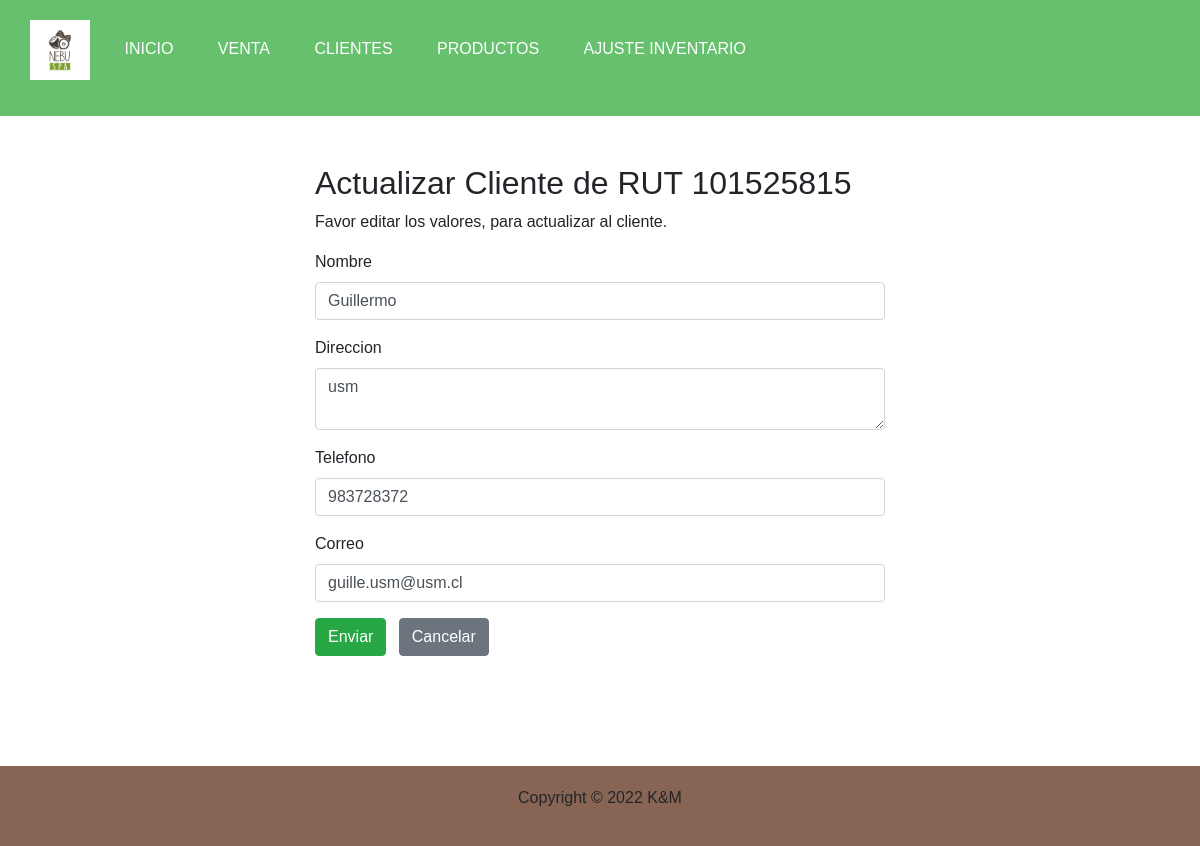
Screenshot of /update.php?rut_cliente=101525815 with the database file from the repository.
### tables this page shows
CREATE TABLE `cliente` (
  `rut_cliente` varchar(9) NOT NULL,
  `nombre` varchar(50) NOT NULL,
  `direccion` varchar(100) DEFAULT NULL,
  `telefono` varchar(15) DEFAULT NULL,
  `estado` tinyint(1) NOT NULL DEFAULT 1,
  `correo` varchar(100) DEFAULT NULL
);

### update.php (the view, shortened to what this page needs)
<?php
require_once "config.php";
$nombre = $direccion = $telefono = $correo = "";
$nombre_err = $direccion_err = $telefono_err = $correo_err = "";
if(isset($_POST["rut_cliente"]) && !empty($_POST["rut_cliente"])){
  $rut_cliente = $_POST["rut_cliente"];
  $input_nombre = trim($_POST["nombre"]);
  if(empty($input_nombre)){
    $nombre_err = "Favor ingresar nombre.";
  } elseif(!filter_var($input_nombre, FILTER_VALIDATE_REGEXP, array("options"=>array("regexp"=>"/^[a-zA-Z áéíóúÁÉÍÓÚñÑ\s]+$/")))){
    $nombre_err = "Favor ingresar nombre válido.";
  } else{
    $nombre = $input_nombre;
  }
  $direccion = trim($_POST["direccion"]);
  $telefono = trim($_POST["telefono"]);
  $correo = trim($_POST["correo"]);
  if(empty($nombre_err)  && empty($estado_err)){
    $sql = "UPDATE cliente SET nombre=?, direccion=?, telefono = ?, correo = ? WHERE
    rut_cliente=?";
    if($stmt = mysqli_prepare($link, $sql)){
      mysqli_stmt_bind_param($stmt, "sssss", $param_nombre,
      $param_direccion, $param_telefono, $param_correo, $param_rut_cliente);
      $param_nombre = $nombre;
      $param_direccion = $direccion;
      $param_rut_cliente = $rut_cliente;
      $param_telefono = $telefono;
      $param_correo = $correo;
      if(mysqli_stmt_execute($stmt)){
        header("location: cliente.php");
        exit();
      } else{
        echo "OH NO! ALGO SALIÓ MAL. VUELVA A INTENTAR MÁS TARDE.";
      }
    }
    mysqli_stmt_close($stmt);
  }
  mysqli_close($link);
  } else{
    if(isset($_GET["rut_cliente"]) && !empty(trim($_GET["rut_cliente"]))){
      $sql = "SELECT * FROM cliente WHERE rut_cliente = ?";
      if($stmt = mysqli_prepare($link, $sql)){
        mysqli_stmt_bind_param($stmt, "i", $param_rut_cliente);
        if(mysqli_stmt_execute($stmt)){
          $result = mysqli_stmt_get_result($stmt);
          if(mysqli_num_rows($result) == 1){
            $row = mysqli_fetch_array($result, MYSQLI_ASSOC);
            $nombre = $row["nombre"];
            $direccion = $row["direccion"];
            $telefono = $row["telefono"];
            $correo = $row["correo"];
          } else{
            header("location: error.php");
            exit();
          }
        } else{
          echo "OH NO! ALGO SALIÓ MAL. VUELVA A INTENTAR MÁS TARDE.";
        }
      }
    } else{
      header("location: error.php");
      exit();
    }
}
?>
<!DOCTYPE html>
<html lang="en">
<head>
<link rel="stylesheet" href="https://stackpath.bootstrapcdn.com/bootstrap/4.5.2/css/bootstrap.min.css">
</head>
<body>
  <?php require 'header.php'; ?>
<div class="wrapper">
<div class="container-fluid">
<div class="row">
<div class="col-md-12">
<h2 class="mt-5">Actualizar Cliente de RUT <?php echo $_GET['rut_cliente'] ?></h2>
<p>Favor editar los valores, para actualizar al cliente.</p>
<form action="<?php echo htmlspecialchars(basename($_SERVER['REQUEST_URI'])); ?>" method="post">
<div class="form-group">
<label>Nombre</label>
<input type="text" name="nombre" class="form-control <?php echo (!empty($nombre_err)) ? 'is-invalid' : ''; ?>" value="<?php echo $nombre; ?>">
</div>
<div class="form-group">
<label>Direccion</label>
<textarea name="direccion" class="form-control <?php echo (!empty($direccion_err)) ? 'is-invalid' : ''; ?>"><?php echo $direccion; ?></textarea>
</div>
<div class="form-group">
<label>Telefono</label>
<input type="text" name="telefono" class="form-control <?php echo (!empty($telefono_err)) ? 'is-invalid' : ''; ?>" value="<?php echo $telefono; ?>">
</div>
<div class="form-group">
<label>Correo</label>
<input type="text" name="correo" class="form-control <?php echo (!empty($correo_err)) ? 'is-invalid' : ''; ?>" value="<?php echo $correo; ?>">
</div>
<input type="submit" class="btn btn-success" value="Enviar">
<a href="cliente.php" class="btn btn-secondary ml-2">Cancelar</a>
</form>
</div>
</div>
</div>
</div>
  <?php require 'footer.php'; ?>
</body>
</html>

### css/default.css (style rules this page uses)
* { padding: 0; margin: 0; }
body { font-family: Arial, Helvetica, sans-serif; background-color: white; position: relative; padding-bottom: 150px; min-height: 100vh; }

### update.php (style rules this page uses)
.wrapper { width: 600px; margin: 0 auto; margin-block-end: 40px; }

### rows the page displays
cliente: nombre "Guillermo", direccion "usm", telefono "983728372", correo "guille.usm@usm.cl"

### other values shown
$_GET['rut_cliente'] "101525815"
